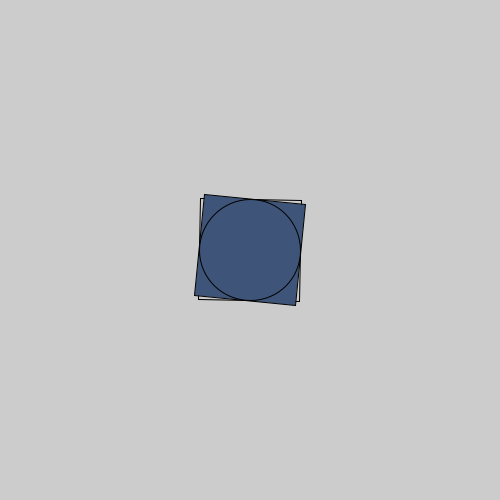
Frame 1 (no input)
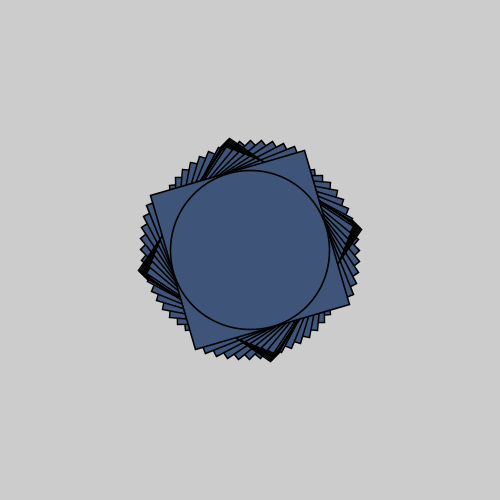
Frame 60 (the mouse pressed at the canvas centre just before this capture)
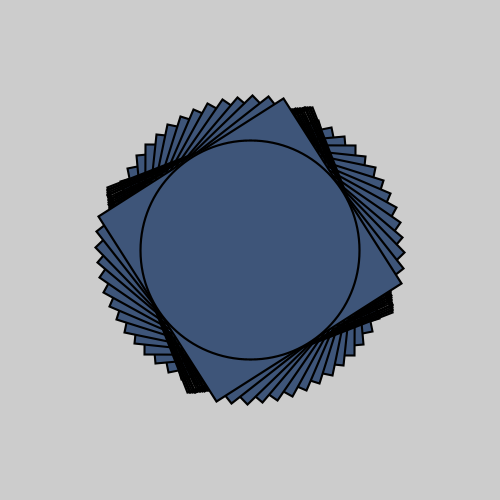
Frame 120 (the mouse held since frame 60 and released just before this capture)

The Processing sketch that drew these frames (run headless with seeded random() and noise(); from frame 60 on, the mouse is pressed at the canvas centre):

// Processing sketch: processing_112643
// ── processing_112643.pde

float angle = 0;
float counter = 0;
float s = 1;
float scaleSpeed = 0.01;
float anlge = 0;
float hue = 0.0;
float offset = 1;

void setup()
{
  size(500, 500);
  colorMode(HSB, 360, 100, 100);
  
}

void draw()
{
  counter += 1 / 60.0;
  angle += 0.01;
  s += scaleSpeed;
  
  if (counter < 8.5)
  {
    if (s > 3 || s < 0)
    {
      scaleSpeed = -scaleSpeed;
    }
  
  float degrees = radians(45);
  rectMode(CENTER);
  
  pushMatrix();
  noFill();
  translate(width/2, height/2);
  rotate(angle);
  scale(s);
  rect(0, 0, 100, 100);
  
  popMatrix();
  }
  
  
  if (counter < 10)
  {
    if (s > 4 || s < 0)
    {
      scaleSpeed = -scaleSpeed;
    }
    
    anlge += 0.1;
    
    pushMatrix();
    
    fill(#3E5579);
    translate(width/2, height/2);
    rotate(anlge);
    scale(s);
    rect(0, 0, 100, 100);
    
    popMatrix();
  }
  
  if (counter > 10)
  {
    stroke(0);
    strokeWeight(2);
    drawEllipse();
  }
  
  if (counter < 22)
  {
    if (s > 3 || s < 0)
    {
      scaleSpeed = -scaleSpeed;
    }
    
    pushMatrix();
    
    translate(width/2, height/2);
    scale(s);
    ellipse(0, 0, 100, 100);
    
    popMatrix();
  }
    

}

float ellipseX = 0.0;
void drawEllipse()
{
  ellipseX += 1;
  hue += offset;
    if (hue >= 360)
    {
      offset = -offset;
    }
    else if (hue < 0)
    {
      offset = -offset;
    }
      fill(hue, 100, 100); 
      float ellipseY = (height / 2) + sin(radians(ellipseX * 4)) * 100;
    
      ellipse(ellipseY, ellipseX, ellipseX, ellipseY);
      ellipse(ellipseX, ellipseY, ellipseY, ellipseX);

    }
